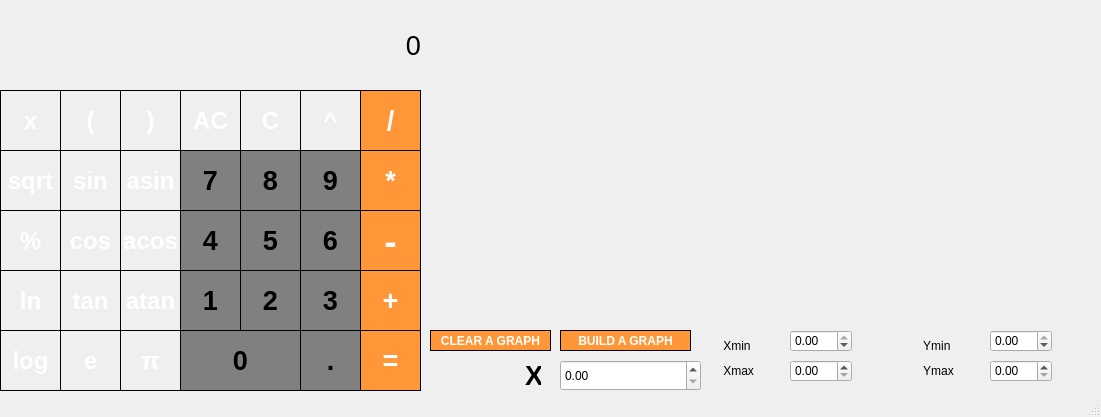
<?xml version="1.0" encoding="UTF-8"?>
<ui version="4.0">
 <class>View</class>
 <widget class="QMainWindow" name="View">
  <property name="geometry">
   <rect>
    <x>0</x>
    <y>0</y>
    <width>1101</width>
    <height>417</height>
   </rect>
  </property>
  <property name="windowTitle">
   <string>MainWindow</string>
  </property>
  <widget class="QWidget" name="centralwidget">
   <widget class="QLabel" name="label">
    <property name="geometry">
     <rect>
      <x>0</x>
      <y>0</y>
      <width>421</width>
      <height>91</height>
     </rect>
    </property>
    <property name="font">
     <font>
      <pointsize>20</pointsize>
     </font>
    </property>
    <property name="layoutDirection">
     <enum>Qt::LeftToRight</enum>
    </property>
    <property name="autoFillBackground">
     <bool>false</bool>
    </property>
    <property name="styleSheet">
     <string notr="true">QLabel {
  qproperty-alignment: 'AlignVCenter | AlignRight';
  border: 2px solid gray;
}

background-color : white;</string>
    </property>
    <property name="text">
     <string> 0</string>
    </property>
    <property name="alignment">
     <set>Qt::AlignRight|Qt::AlignTrailing|Qt::AlignVCenter</set>
    </property>
   </widget>
   <widget class="QPushButton" name="pushButton_x">
    <property name="geometry">
     <rect>
      <x>0</x>
      <y>90</y>
      <width>61</width>
      <height>61</height>
     </rect>
    </property>
    <property name="font">
     <font>
      <pointsize>18</pointsize>
      <bold>true</bold>
     </font>
    </property>
    <property name="styleSheet">
     <string notr="true">QPushButton {
  background-color: dark grey;
  color: white; 
  border: 1px solid black;
}
QPushButton:pressed {
    background-color: qlineargradient(x1: 0, y1: 0, x2: 0, y2: 1,
                                      stop: 0 #dadbde, stop: 1 #f6f7fa);
}</string>
    </property>
    <property name="text">
     <string>x</string>
    </property>
   </widget>
   <widget class="QPushButton" name="pushButton_op_br">
    <property name="geometry">
     <rect>
      <x>60</x>
      <y>90</y>
      <width>61</width>
      <height>61</height>
     </rect>
    </property>
    <property name="font">
     <font>
      <pointsize>18</pointsize>
      <bold>true</bold>
     </font>
    </property>
    <property name="styleSheet">
     <string notr="true">QPushButton {
  background-color: dark grey;
  color: white; 
  border: 1px solid black;
}
QPushButton:pressed {
    background-color: qlineargradient(x1: 0, y1: 0, x2: 0, y2: 1,
                                      stop: 0 #dadbde, stop: 1 #f6f7fa);
}</string>
    </property>
    <property name="text">
     <string>(</string>
    </property>
   </widget>
   <widget class="QPushButton" name="pushButton_cl_br">
    <property name="geometry">
     <rect>
      <x>120</x>
      <y>90</y>
      <width>61</width>
      <height>61</height>
     </rect>
    </property>
    <property name="font">
     <font>
      <pointsize>18</pointsize>
      <bold>true</bold>
     </font>
    </property>
    <property name="styleSheet">
     <string notr="true">QPushButton {
  background-color: dark grey;
  color: white; 
  border: 1px solid black;
}
QPushButton:pressed {
    background-color: qlineargradient(x1: 0, y1: 0, x2: 0, y2: 1,
                                      stop: 0 #dadbde, stop: 1 #f6f7fa);
}</string>
    </property>
    <property name="text">
     <string>)</string>
    </property>
   </widget>
   <widget class="QPushButton" name="pushButton_AC">
    <property name="geometry">
     <rect>
      <x>180</x>
      <y>90</y>
      <width>61</width>
      <height>61</height>
     </rect>
    </property>
    <property name="font">
     <font>
      <pointsize>18</pointsize>
      <bold>true</bold>
     </font>
    </property>
    <property name="styleSheet">
     <string notr="true">QPushButton {
  background-color: dark grey;
  color: white; 
  border: 1px solid black;
}
QPushButton:pressed {
    background-color: qlineargradient(x1: 0, y1: 0, x2: 0, y2: 1,
                                      stop: 0 #dadbde, stop: 1 #f6f7fa);
}</string>
    </property>
    <property name="text">
     <string>AC</string>
    </property>
   </widget>
   <widget class="QPushButton" name="pushButton_C">
    <property name="geometry">
     <rect>
      <x>240</x>
      <y>90</y>
      <width>61</width>
      <height>61</height>
     </rect>
    </property>
    <property name="font">
     <font>
      <pointsize>18</pointsize>
      <bold>true</bold>
     </font>
    </property>
    <property name="styleSheet">
     <string notr="true">QPushButton {
  background-color: dark grey;
  color: white; 
  border: 1px solid black;
}
QPushButton:pressed {
    background-color: qlineargradient(x1: 0, y1: 0, x2: 0, y2: 1,
                                      stop: 0 #dadbde, stop: 1 #f6f7fa);
}</string>
    </property>
    <property name="text">
     <string>C</string>
    </property>
   </widget>
   <widget class="QPushButton" name="bdegree">
    <property name="geometry">
     <rect>
      <x>300</x>
      <y>90</y>
      <width>61</width>
      <height>61</height>
     </rect>
    </property>
    <property name="font">
     <font>
      <pointsize>18</pointsize>
      <bold>true</bold>
     </font>
    </property>
    <property name="styleSheet">
     <string notr="true">QPushButton {
  background-color: dark grey;
  color: white; 
  border: 1px solid black;
}
QPushButton:pressed {
    background-color: qlineargradient(x1: 0, y1: 0, x2: 0, y2: 1,
                                      stop: 0 #dadbde, stop: 1 #f6f7fa);
}</string>
    </property>
    <property name="text">
     <string>^</string>
    </property>
   </widget>
   <widget class="QPushButton" name="bdiv">
    <property name="geometry">
     <rect>
      <x>360</x>
      <y>90</y>
      <width>61</width>
      <height>61</height>
     </rect>
    </property>
    <property name="font">
     <font>
      <pointsize>20</pointsize>
      <bold>true</bold>
     </font>
    </property>
    <property name="styleSheet">
     <string notr="true">QPushButton {
  background-color: rgb(255, 151, 57);
  color: white; 
  border: 1px solid black;
}
QPushButton:pressed {
    background-color: #FFA500; /* устанавливаем оранжевый цвет фона */
}</string>
    </property>
    <property name="text">
     <string notr="true">/</string>
    </property>
   </widget>
   <widget class="QPushButton" name="pushButton_sqrt">
    <property name="geometry">
     <rect>
      <x>0</x>
      <y>150</y>
      <width>61</width>
      <height>61</height>
     </rect>
    </property>
    <property name="font">
     <font>
      <pointsize>18</pointsize>
      <bold>true</bold>
     </font>
    </property>
    <property name="styleSheet">
     <string notr="true">QPushButton {
  background-color: dark grey;
  color: white; 
  border: 1px solid black;
}
QPushButton:pressed {
    background-color: qlineargradient(x1: 0, y1: 0, x2: 0, y2: 1,
                                      stop: 0 #dadbde, stop: 1 #f6f7fa);
}</string>
    </property>
    <property name="text">
     <string>sqrt</string>
    </property>
   </widget>
   <widget class="QPushButton" name="pushButton_sin">
    <property name="geometry">
     <rect>
      <x>60</x>
      <y>150</y>
      <width>61</width>
      <height>61</height>
     </rect>
    </property>
    <property name="font">
     <font>
      <pointsize>18</pointsize>
      <bold>true</bold>
     </font>
    </property>
    <property name="styleSheet">
     <string notr="true">QPushButton {
  background-color: dark grey;
  color: white; 
  border: 1px solid black;
}
QPushButton:pressed {
    background-color: qlineargradient(x1: 0, y1: 0, x2: 0, y2: 1,
                                      stop: 0 #dadbde, stop: 1 #f6f7fa);
}</string>
    </property>
    <property name="text">
     <string>sin</string>
    </property>
   </widget>
   <widget class="QPushButton" name="pushButton_asin">
    <property name="geometry">
     <rect>
      <x>120</x>
      <y>150</y>
      <width>61</width>
      <height>61</height>
     </rect>
    </property>
    <property name="font">
     <font>
      <pointsize>18</pointsize>
      <bold>true</bold>
     </font>
    </property>
    <property name="styleSheet">
     <string notr="true">QPushButton {
  background-color: dark grey;
  color: white; 
  border: 1px solid black;
}
QPushButton:pressed {
    background-color: qlineargradient(x1: 0, y1: 0, x2: 0, y2: 1,
                                      stop: 0 #dadbde, stop: 1 #f6f7fa);
}</string>
    </property>
    <property name="text">
     <string>asin</string>
    </property>
   </widget>
   <widget class="QPushButton" name="pushButton_07">
    <property name="geometry">
     <rect>
      <x>180</x>
      <y>150</y>
      <width>61</width>
      <height>61</height>
     </rect>
    </property>
    <property name="font">
     <font>
      <pointsize>20</pointsize>
      <bold>true</bold>
     </font>
    </property>
    <property name="layoutDirection">
     <enum>Qt::RightToLeft</enum>
    </property>
    <property name="autoFillBackground">
     <bool>false</bool>
    </property>
    <property name="styleSheet">
     <string notr="true">QPushButton {
    background-color: grey;
   border: 1px solid black;
}
QPushButton:pressed {
    background-color: qlineargradient(x1: 0, y1: 0, x2: 0, y2: 1,
                                      stop: 0 #dadbde, stop: 1 #f6f7fa);
}</string>
    </property>
    <property name="text">
     <string>7</string>
    </property>
   </widget>
   <widget class="QPushButton" name="pushButton_08">
    <property name="geometry">
     <rect>
      <x>240</x>
      <y>150</y>
      <width>61</width>
      <height>61</height>
     </rect>
    </property>
    <property name="font">
     <font>
      <pointsize>20</pointsize>
      <bold>true</bold>
     </font>
    </property>
    <property name="styleSheet">
     <string notr="true">QPushButton {
    background-color: grey;
   border: 1px solid black;
}
QPushButton:pressed {
    background-color: qlineargradient(x1: 0, y1: 0, x2: 0, y2: 1,
                                      stop: 0 #dadbde, stop: 1 #f6f7fa);
}</string>
    </property>
    <property name="text">
     <string>8</string>
    </property>
   </widget>
   <widget class="QPushButton" name="pushButton_09">
    <property name="geometry">
     <rect>
      <x>300</x>
      <y>150</y>
      <width>61</width>
      <height>61</height>
     </rect>
    </property>
    <property name="font">
     <font>
      <pointsize>20</pointsize>
      <bold>true</bold>
     </font>
    </property>
    <property name="styleSheet">
     <string notr="true">QPushButton {
    background-color: grey;
   border: 1px solid black;
}
QPushButton:pressed {
    background-color: qlineargradient(x1: 0, y1: 0, x2: 0, y2: 1,
                                      stop: 0 #dadbde, stop: 1 #f6f7fa);
}</string>
    </property>
    <property name="text">
     <string>9</string>
    </property>
   </widget>
   <widget class="QPushButton" name="bmult">
    <property name="geometry">
     <rect>
      <x>360</x>
      <y>150</y>
      <width>61</width>
      <height>61</height>
     </rect>
    </property>
    <property name="font">
     <font>
      <pointsize>20</pointsize>
      <bold>true</bold>
     </font>
    </property>
    <property name="styleSheet">
     <string notr="true">QPushButton {
  background-color: rgb(255, 151, 57);
  color: white; 
  border: 1px solid black;
}
QPushButton:pressed {
    background-color: #FFA500; /* устанавливаем оранжевый цвет фона */
}</string>
    </property>
    <property name="text">
     <string notr="true">*</string>
    </property>
   </widget>
   <widget class="QPushButton" name="bmod">
    <property name="geometry">
     <rect>
      <x>0</x>
      <y>210</y>
      <width>61</width>
      <height>61</height>
     </rect>
    </property>
    <property name="font">
     <font>
      <pointsize>18</pointsize>
      <bold>true</bold>
     </font>
    </property>
    <property name="styleSheet">
     <string notr="true">QPushButton {
  background-color: dark grey;
  color: white; 
  border: 1px solid black;
}
QPushButton:pressed {
    background-color: qlineargradient(x1: 0, y1: 0, x2: 0, y2: 1,
                                      stop: 0 #dadbde, stop: 1 #f6f7fa);
}</string>
    </property>
    <property name="text">
     <string>%</string>
    </property>
   </widget>
   <widget class="QPushButton" name="pushButton_cos">
    <property name="geometry">
     <rect>
      <x>60</x>
      <y>210</y>
      <width>61</width>
      <height>61</height>
     </rect>
    </property>
    <property name="font">
     <font>
      <pointsize>18</pointsize>
      <bold>true</bold>
     </font>
    </property>
    <property name="styleSheet">
     <string notr="true">QPushButton {
  background-color: dark grey;
  color: white; 
  border: 1px solid black;
}
QPushButton:pressed {
    background-color: qlineargradient(x1: 0, y1: 0, x2: 0, y2: 1,
                                      stop: 0 #dadbde, stop: 1 #f6f7fa);
}</string>
    </property>
    <property name="text">
     <string>cos</string>
    </property>
   </widget>
   <widget class="QPushButton" name="pushButton_acos">
    <property name="geometry">
     <rect>
      <x>120</x>
      <y>210</y>
      <width>61</width>
      <height>61</height>
     </rect>
    </property>
    <property name="font">
     <font>
      <pointsize>18</pointsize>
      <bold>true</bold>
     </font>
    </property>
    <property name="styleSheet">
     <string notr="true">QPushButton {
  background-color: dark grey;
  color: white; 
  border: 1px solid black;
}
QPushButton:pressed {
    background-color: qlineargradient(x1: 0, y1: 0, x2: 0, y2: 1,
                                      stop: 0 #dadbde, stop: 1 #f6f7fa);
}</string>
    </property>
    <property name="text">
     <string>acos</string>
    </property>
   </widget>
   <widget class="QPushButton" name="pushButton_04">
    <property name="geometry">
     <rect>
      <x>180</x>
      <y>210</y>
      <width>61</width>
      <height>61</height>
     </rect>
    </property>
    <property name="font">
     <font>
      <pointsize>20</pointsize>
      <bold>true</bold>
     </font>
    </property>
    <property name="layoutDirection">
     <enum>Qt::RightToLeft</enum>
    </property>
    <property name="autoFillBackground">
     <bool>false</bool>
    </property>
    <property name="styleSheet">
     <string notr="true">QPushButton {
    background-color: grey;
   border: 1px solid black;
}
QPushButton:pressed {
    background-color: qlineargradient(x1: 0, y1: 0, x2: 0, y2: 1,
                                      stop: 0 #dadbde, stop: 1 #f6f7fa);
}</string>
    </property>
    <property name="text">
     <string>4</string>
    </property>
   </widget>
   <widget class="QPushButton" name="pushButton_05">
    <property name="geometry">
     <rect>
      <x>240</x>
      <y>210</y>
      <width>61</width>
      <height>61</height>
     </rect>
    </property>
    <property name="font">
     <font>
      <pointsize>20</pointsize>
      <bold>true</bold>
     </font>
    </property>
    <property name="layoutDirection">
     <enum>Qt::RightToLeft</enum>
    </property>
    <property name="autoFillBackground">
     <bool>false</bool>
    </property>
    <property name="styleSheet">
     <string notr="true">QPushButton {
    background-color: grey;
   border: 1px solid black;
}
QPushButton:pressed {
    background-color: qlineargradient(x1: 0, y1: 0, x2: 0, y2: 1,
                                      stop: 0 #dadbde, stop: 1 #f6f7fa);
}</string>
    </property>
    <property name="text">
     <string>5</string>
    </property>
   </widget>
   <widget class="QPushButton" name="pushButton_06">
    <property name="geometry">
     <rect>
      <x>300</x>
      <y>210</y>
      <width>61</width>
      <height>61</height>
     </rect>
    </property>
    <property name="font">
     <font>
      <pointsize>20</pointsize>
      <bold>true</bold>
     </font>
    </property>
    <property name="layoutDirection">
     <enum>Qt::RightToLeft</enum>
    </property>
    <property name="autoFillBackground">
     <bool>false</bool>
    </property>
    <property name="styleSheet">
     <string notr="true">QPushButton {
    background-color: grey;
   border: 1px solid black;
}
QPushButton:pressed {
    background-color: qlineargradient(x1: 0, y1: 0, x2: 0, y2: 1,
                                      stop: 0 #dadbde, stop: 1 #f6f7fa);
}</string>
    </property>
    <property name="text">
     <string>6</string>
    </property>
   </widget>
   <widget class="QPushButton" name="bminus">
    <property name="geometry">
     <rect>
      <x>360</x>
      <y>210</y>
      <width>61</width>
      <height>61</height>
     </rect>
    </property>
    <property name="font">
     <font>
      <pointsize>28</pointsize>
      <bold>true</bold>
     </font>
    </property>
    <property name="styleSheet">
     <string notr="true">QPushButton {
  background-color: rgb(255, 151, 57);
  color: white; 
  border: 1px solid black;
}
QPushButton:pressed {
    background-color: #FFA500; /* устанавливаем оранжевый цвет фона */
}</string>
    </property>
    <property name="text">
     <string notr="true">-</string>
    </property>
   </widget>
   <widget class="QPushButton" name="bplus">
    <property name="geometry">
     <rect>
      <x>360</x>
      <y>270</y>
      <width>61</width>
      <height>61</height>
     </rect>
    </property>
    <property name="font">
     <font>
      <pointsize>20</pointsize>
      <bold>true</bold>
     </font>
    </property>
    <property name="styleSheet">
     <string notr="true">QPushButton {
  background-color: rgb(255, 151, 57);
  color: white; 
  border: 1px solid black;
}
QPushButton:pressed {
    background-color: #FFA500; /* устанавливаем оранжевый цвет фона */
}</string>
    </property>
    <property name="text">
     <string notr="true">+</string>
    </property>
   </widget>
   <widget class="QPushButton" name="pushButton_ln">
    <property name="geometry">
     <rect>
      <x>0</x>
      <y>270</y>
      <width>61</width>
      <height>61</height>
     </rect>
    </property>
    <property name="font">
     <font>
      <pointsize>18</pointsize>
      <bold>true</bold>
     </font>
    </property>
    <property name="styleSheet">
     <string notr="true">QPushButton {
  background-color: dark grey;
  color: white; 
  border: 1px solid black;
}
QPushButton:pressed {
    background-color: qlineargradient(x1: 0, y1: 0, x2: 0, y2: 1,
                                      stop: 0 #dadbde, stop: 1 #f6f7fa);
}</string>
    </property>
    <property name="text">
     <string>ln</string>
    </property>
   </widget>
   <widget class="QPushButton" name="pushButton_tan">
    <property name="geometry">
     <rect>
      <x>60</x>
      <y>270</y>
      <width>61</width>
      <height>61</height>
     </rect>
    </property>
    <property name="font">
     <font>
      <pointsize>18</pointsize>
      <bold>true</bold>
     </font>
    </property>
    <property name="styleSheet">
     <string notr="true">QPushButton {
  background-color: dark grey;
  color: white; 
  border: 1px solid black;
}
QPushButton:pressed {
    background-color: qlineargradient(x1: 0, y1: 0, x2: 0, y2: 1,
                                      stop: 0 #dadbde, stop: 1 #f6f7fa);
}</string>
    </property>
    <property name="text">
     <string>tan</string>
    </property>
   </widget>
   <widget class="QPushButton" name="pushButton_atan">
    <property name="geometry">
     <rect>
      <x>120</x>
      <y>270</y>
      <width>61</width>
      <height>61</height>
     </rect>
    </property>
    <property name="font">
     <font>
      <pointsize>18</pointsize>
      <bold>true</bold>
     </font>
    </property>
    <property name="styleSheet">
     <string notr="true">QPushButton {
  background-color: dark grey;
  color: white; 
  border: 1px solid black;
}
QPushButton:pressed {
    background-color: qlineargradient(x1: 0, y1: 0, x2: 0, y2: 1,
                                      stop: 0 #dadbde, stop: 1 #f6f7fa);
}</string>
    </property>
    <property name="text">
     <string>atan</string>
    </property>
   </widget>
   <widget class="QPushButton" name="pushButton_01">
    <property name="geometry">
     <rect>
      <x>180</x>
      <y>270</y>
      <width>61</width>
      <height>61</height>
     </rect>
    </property>
    <property name="font">
     <font>
      <pointsize>20</pointsize>
      <bold>true</bold>
     </font>
    </property>
    <property name="layoutDirection">
     <enum>Qt::RightToLeft</enum>
    </property>
    <property name="autoFillBackground">
     <bool>false</bool>
    </property>
    <property name="styleSheet">
     <string notr="true">QPushButton {
    background-color: grey;
   border: 1px solid black;
}
QPushButton:pressed {
    background-color: qlineargradient(x1: 0, y1: 0, x2: 0, y2: 1,
                                      stop: 0 #dadbde, stop: 1 #f6f7fa);
}</string>
    </property>
    <property name="text">
     <string>1</string>
    </property>
   </widget>
   <widget class="QPushButton" name="pushButton_02">
    <property name="geometry">
     <rect>
      <x>240</x>
      <y>270</y>
      <width>61</width>
      <height>61</height>
     </rect>
    </property>
    <property name="font">
     <font>
      <pointsize>20</pointsize>
      <bold>true</bold>
     </font>
    </property>
    <property name="layoutDirection">
     <enum>Qt::RightToLeft</enum>
    </property>
    <property name="autoFillBackground">
     <bool>false</bool>
    </property>
    <property name="styleSheet">
     <string notr="true">QPushButton {
    background-color: grey;
   border: 1px solid black;
}
QPushButton:pressed {
    background-color: qlineargradient(x1: 0, y1: 0, x2: 0, y2: 1,
                                      stop: 0 #dadbde, stop: 1 #f6f7fa);
}</string>
    </property>
    <property name="text">
     <string>2</string>
    </property>
   </widget>
   <widget class="QPushButton" name="pushButton_03">
    <property name="geometry">
     <rect>
      <x>300</x>
      <y>270</y>
      <width>61</width>
      <height>61</height>
     </rect>
    </property>
    <property name="font">
     <font>
      <pointsize>20</pointsize>
      <bold>true</bold>
     </font>
    </property>
    <property name="layoutDirection">
     <enum>Qt::RightToLeft</enum>
    </property>
    <property name="autoFillBackground">
     <bool>false</bool>
    </property>
    <property name="styleSheet">
     <string notr="true">QPushButton {
    background-color: grey;
   border: 1px solid black;
}
QPushButton:pressed {
    background-color: qlineargradient(x1: 0, y1: 0, x2: 0, y2: 1,
                                      stop: 0 #dadbde, stop: 1 #f6f7fa);
}</string>
    </property>
    <property name="text">
     <string>3</string>
    </property>
   </widget>
   <widget class="QPushButton" name="beq">
    <property name="geometry">
     <rect>
      <x>360</x>
      <y>330</y>
      <width>61</width>
      <height>61</height>
     </rect>
    </property>
    <property name="font">
     <font>
      <pointsize>20</pointsize>
      <bold>true</bold>
     </font>
    </property>
    <property name="styleSheet">
     <string notr="true">QPushButton {
  background-color: rgb(255, 151, 57);
  color: white; 
  border: 1px solid black;
}
QPushButton:pressed {
    background-color: #FFA500; /* устанавливаем оранжевый цвет фона */
}</string>
    </property>
    <property name="text">
     <string notr="true">=</string>
    </property>
   </widget>
   <widget class="QPushButton" name="pushButton_log">
    <property name="geometry">
     <rect>
      <x>0</x>
      <y>330</y>
      <width>61</width>
      <height>61</height>
     </rect>
    </property>
    <property name="font">
     <font>
      <pointsize>18</pointsize>
      <bold>true</bold>
     </font>
    </property>
    <property name="styleSheet">
     <string notr="true">QPushButton {
  background-color: dark grey;
  color: white; 
  border: 1px solid black;
}
QPushButton:pressed {
    background-color: qlineargradient(x1: 0, y1: 0, x2: 0, y2: 1,
                                      stop: 0 #dadbde, stop: 1 #f6f7fa);
}</string>
    </property>
    <property name="text">
     <string>log</string>
    </property>
   </widget>
   <widget class="QPushButton" name="pushButton_E">
    <property name="geometry">
     <rect>
      <x>60</x>
      <y>330</y>
      <width>61</width>
      <height>61</height>
     </rect>
    </property>
    <property name="font">
     <font>
      <pointsize>18</pointsize>
      <bold>true</bold>
     </font>
    </property>
    <property name="styleSheet">
     <string notr="true">QPushButton {
  background-color: dark grey;
  color: white; 
  border: 1px solid black;
}
QPushButton:pressed {
    background-color: qlineargradient(x1: 0, y1: 0, x2: 0, y2: 1,
                                      stop: 0 #dadbde, stop: 1 #f6f7fa);
}</string>
    </property>
    <property name="text">
     <string>e</string>
    </property>
   </widget>
   <widget class="QPushButton" name="pushButton_pi">
    <property name="geometry">
     <rect>
      <x>120</x>
      <y>330</y>
      <width>61</width>
      <height>61</height>
     </rect>
    </property>
    <property name="font">
     <font>
      <pointsize>18</pointsize>
      <bold>true</bold>
     </font>
    </property>
    <property name="styleSheet">
     <string notr="true">QPushButton {
  background-color: dark grey;
  color: white; 
  border: 1px solid black;
}
QPushButton:pressed {
    background-color: qlineargradient(x1: 0, y1: 0, x2: 0, y2: 1,
                                      stop: 0 #dadbde, stop: 1 #f6f7fa);
}</string>
    </property>
    <property name="text">
     <string>π</string>
    </property>
   </widget>
   <widget class="QPushButton" name="pushButton_point">
    <property name="geometry">
     <rect>
      <x>300</x>
      <y>330</y>
      <width>61</width>
      <height>61</height>
     </rect>
    </property>
    <property name="font">
     <font>
      <pointsize>20</pointsize>
      <bold>true</bold>
     </font>
    </property>
    <property name="layoutDirection">
     <enum>Qt::RightToLeft</enum>
    </property>
    <property name="autoFillBackground">
     <bool>false</bool>
    </property>
    <property name="styleSheet">
     <string notr="true">QPushButton {
    background-color: grey;
   border: 1px solid black;
}
QPushButton:pressed {
    background-color: qlineargradient(x1: 0, y1: 0, x2: 0, y2: 1,
                                      stop: 0 #dadbde, stop: 1 #f6f7fa);
}</string>
    </property>
    <property name="text">
     <string>.</string>
    </property>
   </widget>
   <widget class="QPushButton" name="pushButton_00">
    <property name="geometry">
     <rect>
      <x>180</x>
      <y>330</y>
      <width>121</width>
      <height>61</height>
     </rect>
    </property>
    <property name="font">
     <font>
      <pointsize>20</pointsize>
      <bold>true</bold>
     </font>
    </property>
    <property name="layoutDirection">
     <enum>Qt::RightToLeft</enum>
    </property>
    <property name="autoFillBackground">
     <bool>false</bool>
    </property>
    <property name="styleSheet">
     <string notr="true">QPushButton {
    background-color: grey;
   border: 1px solid black;
}
QPushButton:pressed {
    background-color: qlineargradient(x1: 0, y1: 0, x2: 0, y2: 1,
                                      stop: 0 #dadbde, stop: 1 #f6f7fa);
}</string>
    </property>
    <property name="text">
     <string>0</string>
    </property>
   </widget>
   <widget class="QDoubleSpinBox" name="doubleSpinBox">
    <property name="geometry">
     <rect>
      <x>560</x>
      <y>360</y>
      <width>141</width>
      <height>31</height>
     </rect>
    </property>
   </widget>
   <widget class="QCustomPlot" name="widget" native="true">
    <property name="geometry">
     <rect>
      <x>420</x>
      <y>0</y>
      <width>681</width>
      <height>321</height>
     </rect>
    </property>
    <property name="styleSheet">
     <string notr="true">QCustomPlot {
    background-color: gray;
}

QCPGraph {
    line-color: white;
}
</string>
    </property>
   </widget>
   <widget class="QLabel" name="label_2">
    <property name="geometry">
     <rect>
      <x>720</x>
      <y>330</y>
      <width>171</width>
      <height>31</height>
     </rect>
    </property>
    <property name="text">
     <string> Xmin </string>
    </property>
   </widget>
   <widget class="QLabel" name="label_3">
    <property name="geometry">
     <rect>
      <x>720</x>
      <y>360</y>
      <width>171</width>
      <height>21</height>
     </rect>
    </property>
    <property name="text">
     <string> Xmax </string>
    </property>
   </widget>
   <widget class="QLabel" name="label_5">
    <property name="geometry">
     <rect>
      <x>920</x>
      <y>330</y>
      <width>157</width>
      <height>31</height>
     </rect>
    </property>
    <property name="text">
     <string> Ymin </string>
    </property>
   </widget>
   <widget class="QLabel" name="label_6">
    <property name="geometry">
     <rect>
      <x>920</x>
      <y>360</y>
      <width>171</width>
      <height>21</height>
     </rect>
    </property>
    <property name="text">
     <string> Ymax </string>
    </property>
   </widget>
   <widget class="QPushButton" name="pushButton_graph">
    <property name="geometry">
     <rect>
      <x>560</x>
      <y>330</y>
      <width>131</width>
      <height>21</height>
     </rect>
    </property>
    <property name="font">
     <font>
      <bold>true</bold>
     </font>
    </property>
    <property name="styleSheet">
     <string notr="true">QPushButton {
  background-color: rgb(255, 151, 57);
  color: white; 
  border: 1px solid black;
}
QPushButton:pressed {
    background-color: #FFA500; /* устанавливаем оранжевый цвет фона */
}</string>
    </property>
    <property name="text">
     <string>BUILD A GRAPH</string>
    </property>
   </widget>
   <widget class="QLabel" name="label_4">
    <property name="geometry">
     <rect>
      <x>450</x>
      <y>360</y>
      <width>91</width>
      <height>31</height>
     </rect>
    </property>
    <property name="font">
     <font>
      <pointsize>20</pointsize>
      <bold>true</bold>
     </font>
    </property>
    <property name="layoutDirection">
     <enum>Qt::LeftToRight</enum>
    </property>
    <property name="text">
     <string>          X</string>
    </property>
   </widget>
   <widget class="QDoubleSpinBox" name="doubleSpinBox_Xmin">
    <property name="geometry">
     <rect>
      <x>790</x>
      <y>330</y>
      <width>62</width>
      <height>22</height>
     </rect>
    </property>
    <property name="minimum">
     <double>-10.000000000000000</double>
    </property>
    <property name="maximum">
     <double>0.000000000000000</double>
    </property>
   </widget>
   <widget class="QDoubleSpinBox" name="doubleSpinBox_Xmax">
    <property name="geometry">
     <rect>
      <x>790</x>
      <y>360</y>
      <width>62</width>
      <height>22</height>
     </rect>
    </property>
    <property name="maximum">
     <double>10.000000000000000</double>
    </property>
   </widget>
   <widget class="QDoubleSpinBox" name="doubleSpinBox_Ymax">
    <property name="geometry">
     <rect>
      <x>990</x>
      <y>360</y>
      <width>62</width>
      <height>22</height>
     </rect>
    </property>
    <property name="maximum">
     <double>10.000000000000000</double>
    </property>
   </widget>
   <widget class="QDoubleSpinBox" name="doubleSpinBox_Ymin">
    <property name="geometry">
     <rect>
      <x>990</x>
      <y>330</y>
      <width>62</width>
      <height>22</height>
     </rect>
    </property>
    <property name="minimum">
     <double>-10.000000000000000</double>
    </property>
    <property name="maximum">
     <double>0.000000000000000</double>
    </property>
   </widget>
   <widget class="QPushButton" name="pushButton_graph_clear">
    <property name="geometry">
     <rect>
      <x>430</x>
      <y>330</y>
      <width>121</width>
      <height>21</height>
     </rect>
    </property>
    <property name="font">
     <font>
      <bold>true</bold>
     </font>
    </property>
    <property name="styleSheet">
     <string notr="true">QPushButton {
  background-color: rgb(255, 151, 57);
  color: white; 
  border: 1px solid black;
}
QPushButton:pressed {
    background-color: #FFA500; /* устанавливаем оранжевый цвет фона */
}</string>
    </property>
    <property name="text">
     <string>CLEAR A GRAPH</string>
    </property>
   </widget>
  </widget>
  <widget class="QStatusBar" name="statusbar"/>
 </widget>
 <customwidgets>
  <customwidget>
   <class>QCustomPlot</class>
   <extends>QWidget</extends>
   <header location="global">qcustomplot.h</header>
   <container>1</container>
  </customwidget>
 </customwidgets>
 <resources/>
 <connections/>
</ui>
